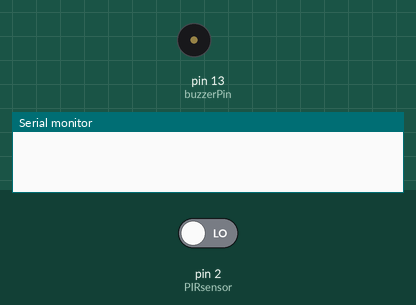
Recording of a sketch running on a simulated Arduino Uno, built with avr-gcc and run on an emulated ATmega328P. Parts: buzzer (waves = sounding), the last lines printed to the serial monitor. Inputs (shaded band) come from the test bench; at power-on: pin 2 (PIRsensor) LOW.

Above: at 1.2 s.
1.3 s: pin 2 (PIRsensor) driven HIGH
At 2.2 s:
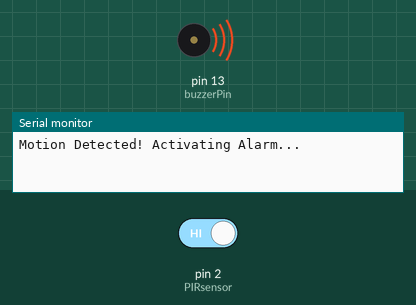
Timing chart, 0 to 7.9 s (numbered marks = the images above; inputs shaded):
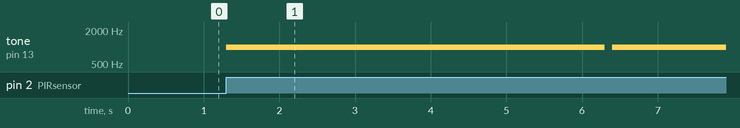

The sketch:

security_alarm.ino
```cpp
// PIR Sensor pin connected to Arduino at pin 2
int PIRsensor = 2;
// Buzzer pin connected to Arduino at pin 13
int buzzerPin = 13;

void setup() {
  pinMode(PIRsensor, INPUT); // using PIR sensor as input
  pinMode(buzzerPin, OUTPUT); // using buzzer as output
  Serial.begin(9600);
}

void loop() {
  int motionDetected = digitalRead(PIRsensor);
  if (motionDetected == HIGH) {
    // If motion is detected
    Serial.println("Motion Detected! Activating Alarm...");
    tone(buzzerPin, 1000); // Activate the buzzer (adjust frequency as needed)
    delay(5000); // Delay before re-checking for motion
    noTone(buzzerPin);
    delay(100);
  }
}
```

Measured:
- after the input at 1.3 s, tone on pin 13 (buzzerPin): silent → 1000 Hz at once, → silent 5.0 s later, → 1000 Hz 0.10 s later
